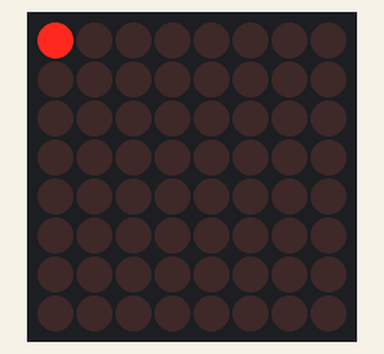
Simulated run of this sketch. Board: Arduino Uno, built with avr-gcc and run on an emulated ATmega328P. Parts: 8×8 LED matrix.

Above: at 0.15 s.
At 1.36 s:
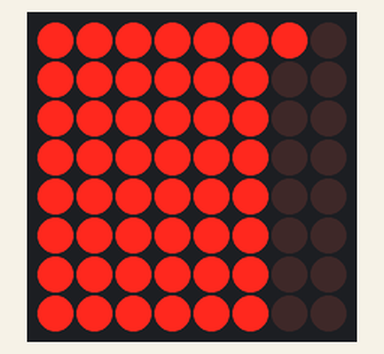
At 2.56 s:
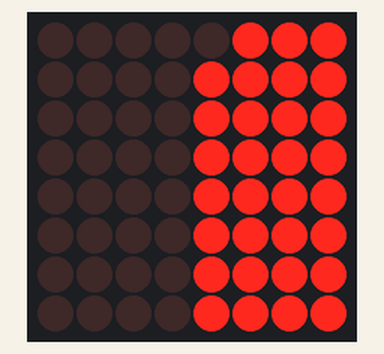
At 5.28 s:
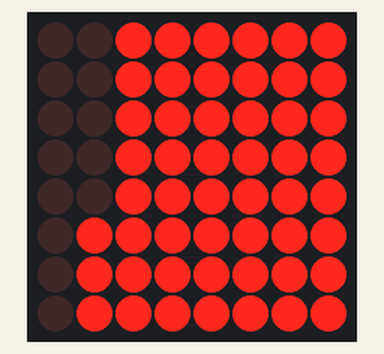
At 7.7 s:
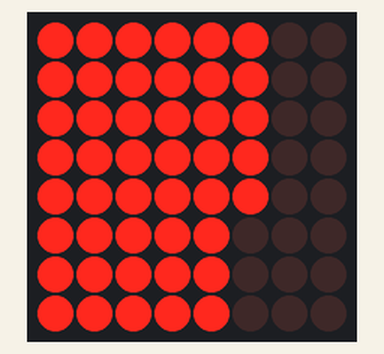
At 10.42 s:
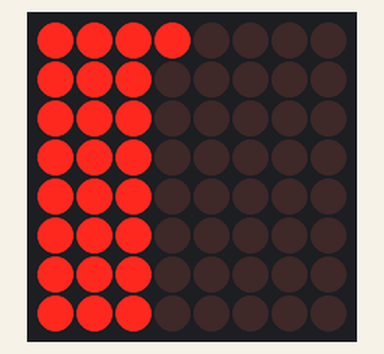

Measured:
- by itself, everything shown: repeats every 9.7 s, in 32 steps

The sketch:

LEDTest.ino
```cpp
#include "LedControl.h"
LedControl lc = LedControl(12, 11, 10, 1);


void setup() {
  // put your setup code here, to run once:
  lc.shutdown(0,false);
  lc.setIntensity(0,1);
  lc.clearDisplay(0);
}

void loop() {
  // put your main code here, to run repeatedly:
  for(int row = 0; row < 8; row++) {
    for(int col = 0; col < 8; col++) {
      lc.setLed(0, col, row, true);
      delay(25);
    }
  }
  for(int row = 0; row < 8; row++) {
    for(int col = 0; col < 8; col++) {
      lc.setLed(0, col, row, false);
      delay(25);
    }
  }
}
```
